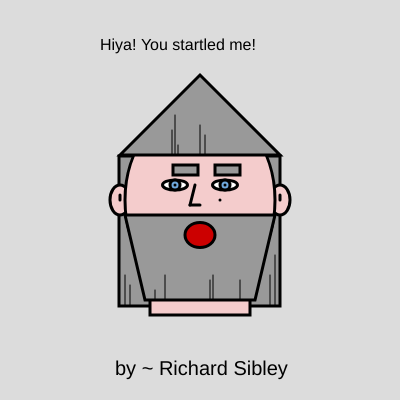
Frame 1 (no input)
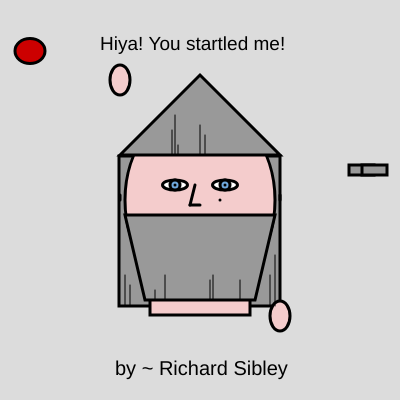
Frame 60 (no input)
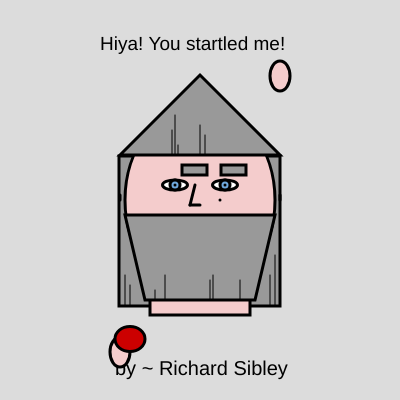
Frame 120 (the mouse pressed at the canvas centre since frame 60)

The p5.js sketch that drew these frames (run headless with seeded random() and noise() and a simulated clock; from frame 60 on, the mouse is pressed at the canvas centre):

// p5.js sketch
// ── sketch.js
var browX = 165;
var browY = 165;
var browDirection = 1;

var rightbrowX = 215;
var rightbrowY = 165;
var rightbrowDirection = 1;

var leftearY = 200;
var rightearY = 200;

var mouthX = 200;
var mouthY = 235;
var mouthXmovement = 10;
var mouthYmovement = 8;

var size = 16;
var count = 0;
var sizeDirection = 1




function setup()
    {
        createCanvas(400,400);
        browXmovement = floor(random() * 10) + 1;
        rightbrowXmovement = floor(random() * 10) + 1;
        leftearYmovement = floor(random() * 10) + 1;
        rightearYmovement = floor(random() * 10) + 1;
    }
    function draw()
    {
        background(220);
        console.log("draw?");
        // Text
        fill('black');
        textSize(size);
    size+= sizeDirection;
    count++;
    if(count > 5)
    {
        sizeDirection *=-1;
        count = 1;
    }
        text('Hiya! You startled me!', 100, 50);
        textSize(20);
        text('by ~ Richard Sibley', 115, 375);
        // Hair Background
        strokeWeight(3);
        fill('#999999');
        rect(119, 156, 50, 150);
        rect(230, 156, 50, 150);
        // Neck
        fill('#F4CCCC');
        rect(150,290, 100, 25);
        // Head and Ears
        fill('#F4CCCC');
        ellipse(120,leftearY,20,30);
        ellipse(280,rightearY,20,30);
        ellipse(200,200,150,190);
        line(280, 195, 280, 200);
        line(120, 195, 120, 200);
        if(leftearY >= 375 || leftearY <= 0)
    {
        leftearYmovement*=-1;
    }
        leftearY += leftearYmovement;
        if(rightearY >= 375 || rightearY <= 0)
    {
        rightearYmovement*=-1;
    }
        rightearY += rightearYmovement;
        // Eyes
        fill('white');
        ellipse(175,185,25,10);
        ellipse(225,185,25,10);
        fill('#6fa8dc');
        circle(175, 185, 10, 10);
        circle(225, 185, 10, 10);
        if(browX >= 375 || browX <= 0)
    {
        browXmovement*=-1;
    }
        browX += browXmovement;
        strokeWeight(3);
        point(175, 185);
        point(225, 185);
        // Beard and Mouth
        fill('#999999');
        quad(125,215,275,215,255,300,145,300);
        fill('#cc0000')
        ellipse(mouthX,mouthY,30,25);
        if(mouthX >= 375|| mouthX <= 0)
    {
            mouthXmovement*=-1;
    }
            mouthX += mouthXmovement;
            if(mouthY >= 375|| mouthY <= 0)
    {
            mouthYmovement*=-1;
    }
            mouthY += mouthYmovement;
        // Nose
        line(195, 185, 190, 205);
        line(190, 205, 200, 205);
        // Hair and Eyebrows
        fill('#999999');
        rect(browX,browY,25,10);
        rect(rightbrowX,rightbrowY,25,10);
        triangle(120, 155, 200, 75, 280, 155);  
        if(browX >= 375 || browX <= 0)
    {
        browXmovement*=-1;
    }
        browX += browXmovement;
        if(rightbrowX >= 375 || rightbrowX <= 0)
    {
        rightbrowXmovement*=-1;
    }
        rightbrowX += rightbrowXmovement;
        // Hair/Beard Texture
        strokeWeight(1);
        line(165,275,165,300);
        line(155,290,155,300);
        line(210,280,210,300);
        line(213,275,213,300);
        line(240,280,240,300);
        line(200,125,200,155);
        line(205,135,205,155);
        line(175,115,175,155);
        line(172,130,172,155);
        line(178,145,178,155);
        line(125,275,125,306);
        line(130,285,130,306);
        line(275,255,275,306);
        line(270,275,270,306);
        strokeWeight(3);
        point(220,200);
    }
